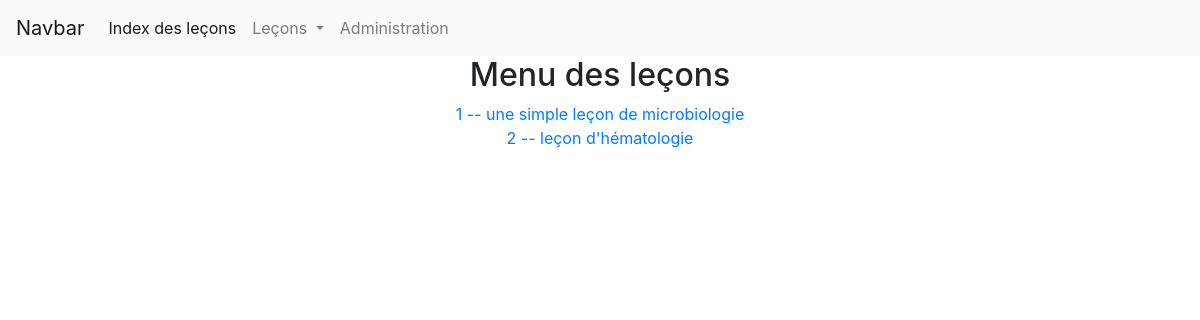
The app's page /tabquiz/, older data.
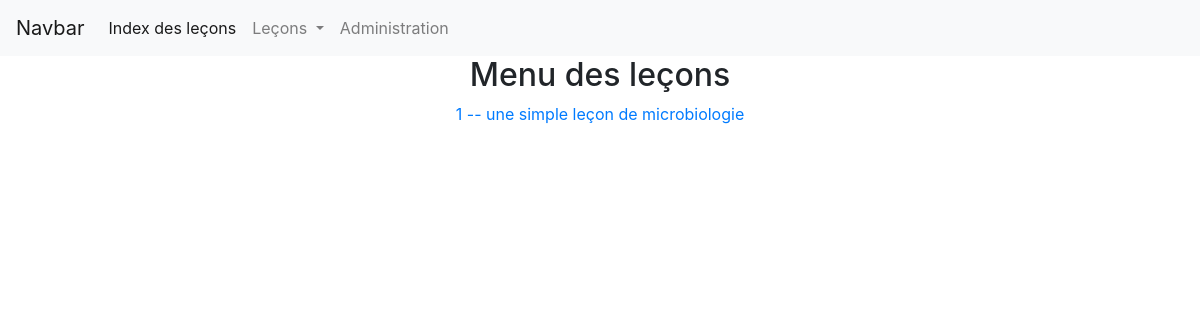
The same page, newer data.
### tabquiz/models.py (models this page shows, shortened)
class Lesson(models.Model):
    lesson_id = models.IntegerField(
        primary_key=True,
        verbose_name=_('lesson id'),
    )
    description = models.CharField(max_length=200)
    class Meta:
        verbose_name = _('Lesson')
        verbose_name_plural = _('Lessons')

### tabquiz/views.py (the view)
# urls.py: path('', LessonIndexView.as_view(), name='index'),
class LessonIndexView(ListView):
    model = Lesson
    template_name='tabquiz/index.html'
    context_object_name='lesson_list'

### tabquiz/templates/tabquiz/index.html
{% extends 'tabquiz/base.html' %}
{% block content %}
<main class="text-center">
  <h2>Menu des leçons</h2>
  <ul class="list-group">
    {% for lesson in lesson_list %}
      <li><a href={% url 'tabquiz:lesson' lesson.lesson_id %}>
        {{lesson.lesson_id}} -- {{lesson.description}}
      </a></li>
    {% endfor %}
  </ul>
</main>
{% endblock %}

Row changes from the older to the newer data that the page shows:
removed Lesson: lesson_id "2", description "leçon d'hématologie"
